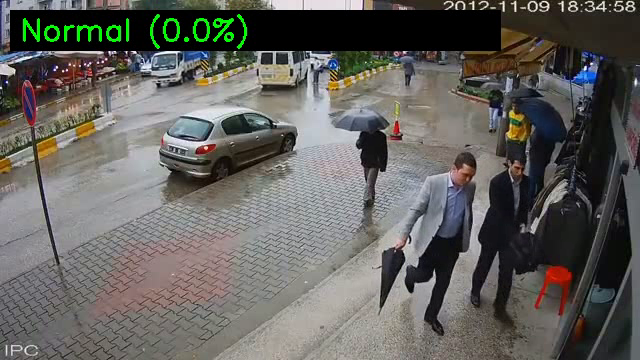
#> input picture frame 26 of Violence Classification/SlowFast Model/Inference/1.mp4, 640 x 360 px, given in place of video.mp4, which was not available
$ python people_counter_notebook.py
#> lines starting #> are read from the running program, lines starting #| are printed output that depends on the picture; after the words box and inside, x2 and y2 are one past the last pixel; in counts of white or black regions, pixels touching at a corner belong together; pictures that were not available may be replaced by others from this repository, and a replacement may not be noted
import json
import cv2
import numpy as np

# ── Paths (edit these) ────────────────────────────────────────────────────────
VIDEO_PATH      = "/kaggle/input/your-dataset/video.mp4"
OUTPUT_PATH     = "/kaggle/working/output.mp4"
CONFIG_PATH     = "/kaggle/input/your-dataset/line_config.json"

# ── Tuning parameters ─────────────────────────────────────────────────────────
MIN_AREA        = 1000   # minimum blob area to count as a person
MAX_MATCH_DIST  = 100    # max pixel distance to match a blob to the previous frame
BAND            = 10     # dead-band half-width in pixels around the line
CONFIRM_FRAMES  = 3      # consecutive frames a side-flip must hold to count as a crossing

# ── Load line config ──────────────────────────────────────────────────────────
with open(CONFIG_PATH) as f:
#> (reads Counter/line_config.json from the repository)
    config = json.load(f)

line_a   = config["line"][0]
line_b   = config["line"][1]
frame_w  = config["frame_width"]
frame_h  = config["frame_height"]


# ── Helper functions ──────────────────────────────────────────────────────────
def signed_distance(point, a, b):
    """Signed perpendicular distance from point to the line a->b (in pixels)."""
    ax, ay = a;  bx, by = b;  px, py = point
    length = np.hypot(bx - ax, by - ay)
    if length == 0:
        return 0.0
    return ((bx - ax) * (py - ay) - (by - ay) * (px - ax)) / length


def match_blobs(current, previous, max_dist):
    """Match each current blob to the nearest previous blob (one frame back only)."""
    matches = []
    used = set()
    for c in current:
        best_idx, best_d = None, max_dist
        for i, p in enumerate(previous):
            if i in used:
                continue
            d = np.hypot(c[0] - p[0], c[1] - p[1])
            if d < best_d:
                best_d, best_idx = d, i
        if best_idx is not None:
            used.add(best_idx)
        matches.append((c, best_idx))
    return matches


# ── Main loop ─────────────────────────────────────────────────────────────────
cap    = cv2.VideoCapture(VIDEO_PATH)
fps    = cap.get(cv2.CAP_PROP_FPS) or 25.0
fourcc = cv2.VideoWriter_fourcc(*"mp4v")
writer = cv2.VideoWriter(OUTPUT_PATH, fourcc, fps, (frame_w, frame_h))

bg_sub   = cv2.createBackgroundSubtractorMOG2(history=200, varThreshold=250)
entered  = 0
left     = 0
tracked  = []   # list of dicts: {point, confirmed_side, pending_side, pending_streak}

# Pre-compute the dead-band edge lines for drawing
ax, ay = line_a;  bx, by = line_b
dx, dy = bx - ax, by - ay
length = np.hypot(dx, dy) or 1
nx, ny = -dy / length, dx / length   # unit normal

band_a1 = (int(ax + nx * BAND), int(ay + ny * BAND))
band_b1 = (int(bx + nx * BAND), int(by + ny * BAND))
band_a2 = (int(ax - nx * BAND), int(ay - ny * BAND))
band_b2 = (int(bx - nx * BAND), int(by - ny * BAND))

while True:
    ret, frame = cap.read()
#> frame is the input picture: shape (360, 640, 3); mean B, G, R 93.9, 97.7, 99.3
    if not ret:
        break

    frame = cv2.resize(frame, (frame_w, frame_h))
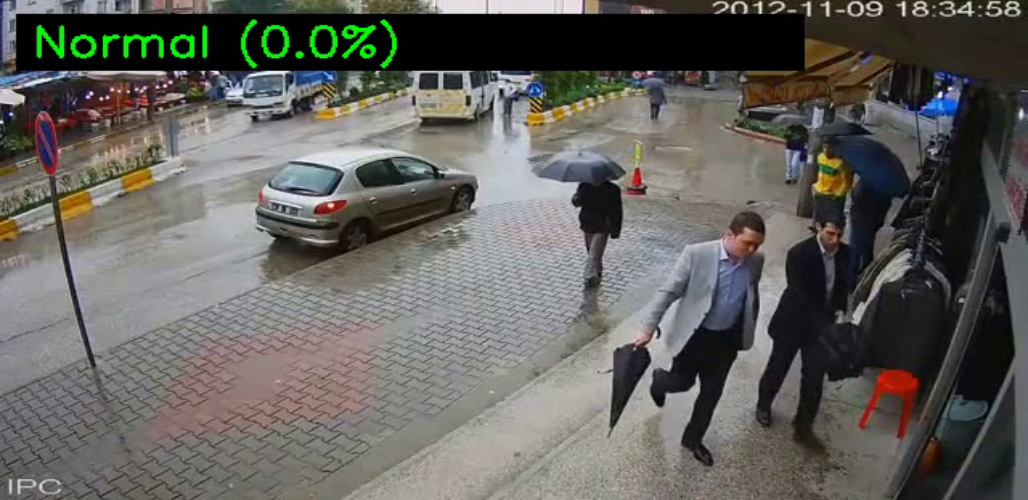
#> frame: shape (500, 1028, 3); mean B, G, R 93.8, 97.6, 99.2

    # Background subtraction → binary mask
    mask = bg_sub.apply(frame)
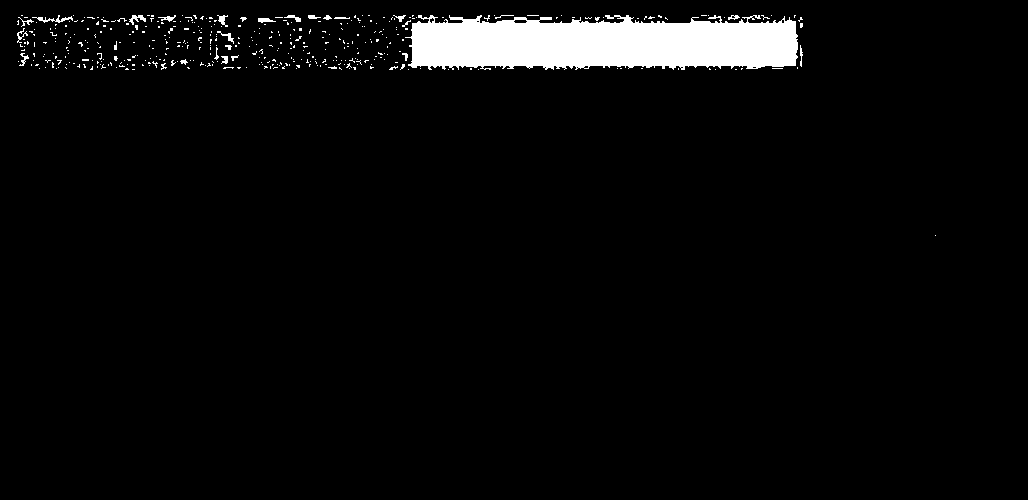
#> mask: shape (500, 1028); values 127 (black) and 255 (white), 3.9% white; 413 white regions (388 under 20 px), largest, box (x1, y1, x2, y2) and area: (405, 15, 798, 70) 17751, (32, 15, 73, 23) 110, (129, 15, 146, 25) 79
    _, mask = cv2.threshold(mask, 245, 255, cv2.THRESH_BINARY)
#> mask: shape (500, 1028); 3.9% white; 413 white regions (388 under 20 px)

    # Find blobs and collect their center points
    contours, _ = cv2.findContours(mask, cv2.RETR_EXTERNAL, cv2.CHAIN_APPROX_SIMPLE)
#> contours = 413 contours, 400 with area under 20; largest, box (x1, y1, x2, y2) and area: (405, 15, 798, 70) 17167, (32, 15, 73, 23) 60, (129, 15, 146, 25) 51, (217, 15, 228, 27) 39, (258, 18, 276, 23) 38
    current_points = []
    for cnt in contours:
        if cv2.contourArea(cnt) < MIN_AREA:
            continue
        x, y, w, h = cv2.boundingRect(cnt)
        cx, cy = x + w // 2, y + h // 2
        current_points.append((cx, cy))
        cv2.rectangle(frame, (x, y), (x + w, y + h), (255, 255, 0), 2)
        cv2.circle(frame, (cx, cy), 4, (255, 0, 255), -1)
#> this loop made 413 passes
#> cnt on passes 1 to 3: [[935, 235]], [[735, 69], [736, 69]], [[715, 69]]
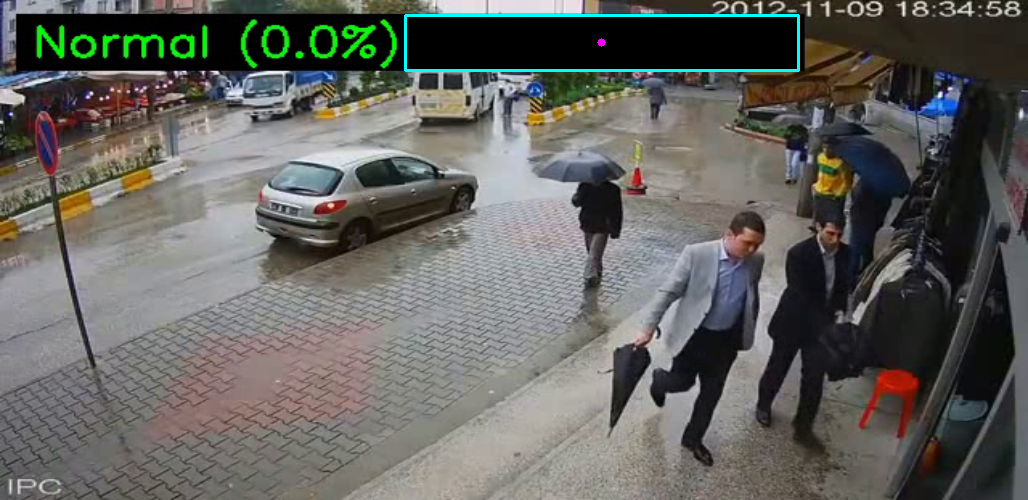
#> frame: shape (500, 1028, 3); 0.53% of pixels changed, all inside (x1, y1, x2, y2) = (404, 14, 800, 72)
#> after the loop, current_points = [(601, 42)]

    # Match blobs to previous frame
    prev_points = [t["point"] for t in tracked]
    matches = match_blobs(current_points, prev_points, MAX_MATCH_DIST)
#> the loop in match_blobs, `for c in current:` made 1 pass
#> c on pass 1: (601, 42)
#> after the loop in match_blobs, `for c in current:`: matches = 1 item; used = 0 items
#> matches = 1 item

    new_tracked = []
    for current_pt, prev_idx in matches:
        dist    = signed_distance(current_pt, line_a, line_b)
        reading = 1 if dist > BAND else (-1 if dist < -BAND else None)

        prev = tracked[prev_idx] if prev_idx is not None else None

        if prev is None:
            # Brand-new blob — start tracking with no crossing history
            new_tracked.append({"point": current_pt, "confirmed_side": reading,
                                 "pending_side": None, "pending_streak": 0})
            continue

        confirmed  = prev["confirmed_side"]
        pending    = prev["pending_side"]
        streak     = prev["pending_streak"]

        if reading is None:
            pass  # inside dead band — carry state forward unchanged
        elif confirmed is None:
            confirmed = reading;  pending = None;  streak = 0
        elif reading == confirmed:
            pending = None;  streak = 0  # still on the same side
        else:
            # Possible crossing — build up a streak before committing
            if reading == pending:
                streak += 1
            else:
                pending, streak = reading, 1

            if streak >= CONFIRM_FRAMES:
                if   confirmed == -1 and reading ==  1:  entered += 1
                elif confirmed ==  1 and reading == -1:  left    += 1
                confirmed = reading;  pending = None;  streak = 0

        new_tracked.append({"point": current_pt, "confirmed_side": confirmed,
                             "pending_side": pending, "pending_streak": streak})
#> this loop made 1 pass
#> (prev_idx, ax in signed_distance, ay in signed_distance, bx in signed_distance, by in signed_distance, px in signed_distance, py in signed_distance, length in signed_distance) on pass 1: (None, 452, 150, 628, 155, 601, 42, 176.1)
#> after the loop, entered = 0; left = 0; new_tracked = 1 item

    tracked = new_tracked
#> tracked = 1 item

    # Overlay: dead-band edges, main line, counters
    cv2.line(frame, band_a1, band_b1, (0, 165, 255), 1)
#> frame: shape (500, 1028, 3); 0.03% of pixels changed, all inside (x1, y1, x2, y2) = (451, 159, 628, 165)
    cv2.line(frame, band_a2, band_b2, (0, 165, 255), 1)
    cv2.line(frame, tuple(line_a), tuple(line_b), (0, 0, 255), 2)
    cv2.putText(frame, f"ENTERED: {entered}",        (20, 30),  cv2.FONT_HERSHEY_SIMPLEX, 0.8, (0, 255, 0),   2)
    cv2.putText(frame, f"LEFT:    {left}",           (20, 65),  cv2.FONT_HERSHEY_SIMPLEX, 0.8, (0, 0, 255),   2)
    cv2.putText(frame, f"INSIDE:  {entered - left}", (20, 100), cv2.FONT_HERSHEY_SIMPLEX, 0.8, (255, 255, 0), 2)
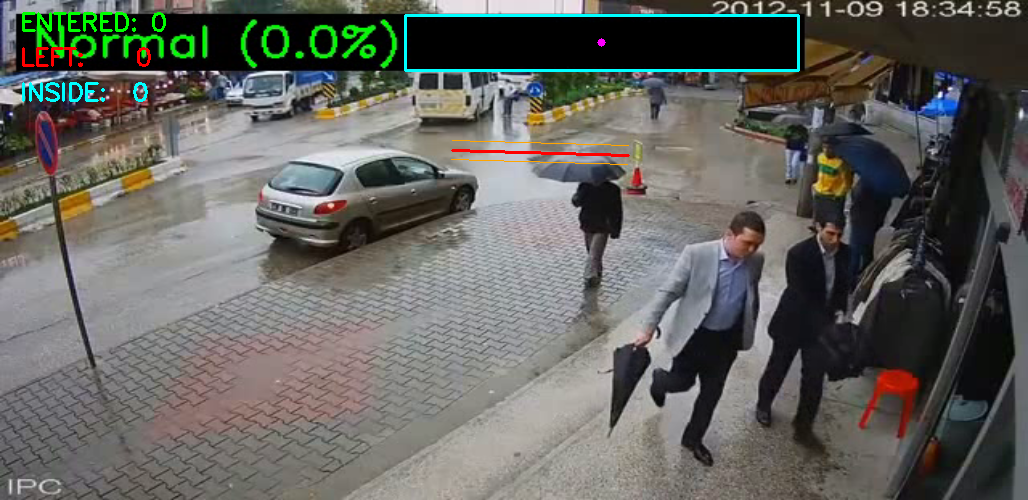
#> frame: shape (500, 1028, 3); mean B, G, R 95, 99.5, 99.5

    writer.write(frame)

cap.release()
writer.release()

print(f"Done — entered: {entered}, left: {left}, inside: {entered - left}")
print(f"Saved to: {OUTPUT_PATH}")
